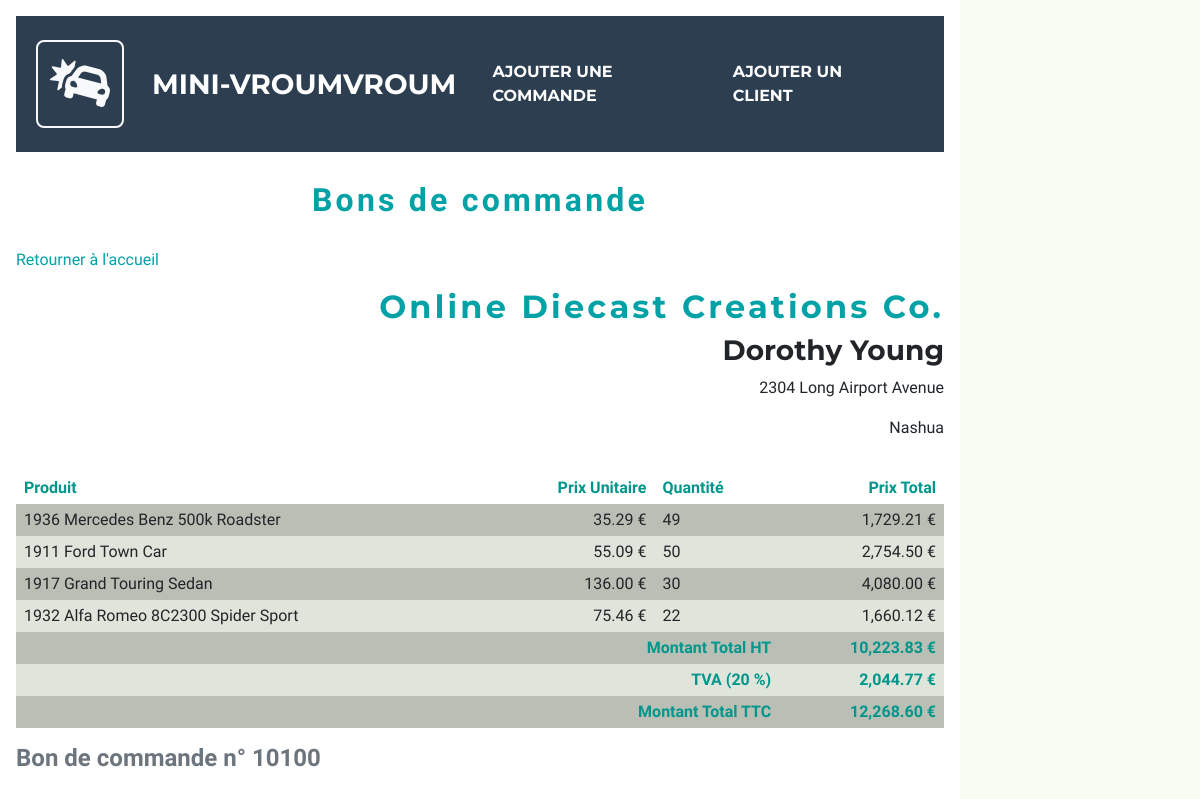
The app's page /order-form.php?orderNumber=10100 with its own data.
### tables this page shows
CREATE TABLE `customers` (
  `customerNumber` int(11) NOT NULL,
  `customerName` varchar(50) NOT NULL,
  `contactLastName` varchar(50) NOT NULL,
  `contactFirstName` varchar(50) NOT NULL,
  `phone` varchar(50) NOT NULL,
  `addressLine1` varchar(50) NOT NULL,
  `addressLine2` varchar(50) DEFAULT NULL,
  `city` varchar(50) NOT NULL,
  `state` varchar(50) DEFAULT NULL,
  `postalCode` varchar(15) DEFAULT NULL,
  `country` varchar(50) NOT NULL,
  `salesRepEmployeeNumber` int(11) DEFAULT NULL,
  `creditLimit` double DEFAULT NULL
);

CREATE TABLE `orderdetails` (
  `orderNumber` int(11) NOT NULL,
  `productCode` varchar(15) NOT NULL,
  `quantityOrdered` int(11) NOT NULL,
  `priceEach` double NOT NULL,
  `orderLineNumber` smallint(6) NOT NULL
);

CREATE TABLE `products` (
  `productCode` varchar(15) NOT NULL,
  `productName` varchar(70) NOT NULL,
  `productLine` varchar(50) NOT NULL,
  `productScale` varchar(10) NOT NULL,
  `productVendor` varchar(50) NOT NULL,
  `productDescription` text NOT NULL,
  `quantityInStock` smallint(6) NOT NULL,
  `buyPrice` double NOT NULL,
  `MSRP` double NOT NULL
);

### src/order-form.php (called while the page is built)
<?php
$pdo = new PDO('mysql:host=localhost;dbname=classicmodels', 'root', '');
$pdo->exec('SET NAMES UTF8');
$query = $pdo->prepare
(
    'SELECT
        customerName,
        contactFirstName,
        contactLastName,
        addressLine1,
        addressLine2,
        city
     FROM customers
     INNER JOIN orders ON orders.customerNumber = customers.customerNumber
     WHERE orderNumber = ?'
);
$query->execute(array($_GET['orderNumber']));
$customer = $query->fetch(PDO::FETCH_ASSOC);
$query = $pdo->prepare
(
    'SELECT
        productName,
        priceEach,
        quantityOrdered,
        priceEach * quantityOrdered AS totalPrice
     FROM orderdetails
     INNER JOIN products ON products.productCode = orderdetails.productCode
     WHERE orderNumber = ?
     ORDER BY orderLineNumber'
);
$query->execute(array($_GET['orderNumber']));
$orderLines = $query->fetchAll(PDO::FETCH_ASSOC);
$query = $pdo->prepare
(
    'SELECT SUM(priceEach * quantityOrdered) AS totalAmount
     FROM orderdetails
     WHERE orderNumber = ?'
);
$query->execute(array($_GET['orderNumber']));
$result = $query->fetch(PDO::FETCH_ASSOC);
$totalAmount = $result['totalAmount'];
include 'templates/order-form.php';

### src/templates/order-form.php (the view, shortened to what this page needs)
<?php
include 'head.php'
?>
    <section>
        <h1>Bons de commande</h1>
        <a href="index.php">Retourner à l'accueil</a>
        <article class="order-form-customer">
            <h2><?= $customer['customerName'] ?></h2>
            <h3><?= $customer['contactFirstName'] ?> <?= $customer['contactLastName'] ?></h3>
            <p><?= $customer['addressLine1'] ?></p>
            <p><?= $customer['city'] ?></p>
        </article>
        <h>
        <table class="standard-table">
            <caption>Bon de commande n° <?= $_GET['orderNumber'] ?></caption>
            <thead>
                <tr>
                    <th>Produit</th>
                    <th class="money-column">Prix Unitaire</th>
                    <th>Quantité</th>
                    <th class="money-column">Prix Total</th>
                </tr>
            </thead>
            <tfoot>
                <tr>
                    <th colspan="3">Montant Total HT</th>
                    <th><?= number_format($totalAmount, 2) ?> €</th>
                </tr>
                <tr>
                    <th colspan="3">TVA (20 %)</th>
                    <th><?= number_format($totalAmount * 0.20, 2) ?> €</th>
                </tr>
                <tr>
                    <th colspan="3">Montant Total TTC</th>
                    <th><?= number_format($totalAmount * 1.20, 2) ?> €</th>
                </tr>
            </tfoot>
            <tbody>
                <?php foreach($orderLines as $orderLine): ?>
                    <tr>
                        <td><?= $orderLine['productName'] ?></td>
                        <td class="money-column"><?= number_format($orderLine['priceEach'], 2) ?> €</td>
                        <td><?= $orderLine['quantityOrdered'] ?></td>
                        <td class="money-column"><?= number_format($orderLine['totalPrice'], 2) ?> €</td>
                    </tr>
                <?php endforeach ?>
            </tbody>
        </table>
    </section>
</body>
</html>

### src/css/order-form.css (style rules this page uses)
a { color: #7F3734; text-decoration: none; transition: color 0.25s; }
body { margin: 0 auto; padding: 1em; min-height: 100%; width: 80%; font-family: 'Open Sans', sans-serif; }
html { height: 100%; background-color: #F8FFF2; }
h1 { color: #00968B; }
.order-form-customer { padding: 1em 0; text-align: right; }
.standard-table { border-collapse: collapse; width: 100%; }
.standard-table caption { padding: 0.5em 0; font-size: 1.5em; font-weight: bold; }
.standard-table tbody tr { transition: background-color 0.25s; }
.standard-table tbody tr:nth-child(even), .standard-table tfoot tr:nth-child(even) { background-color: #DFE5DA; }
.standard-table tbody tr:nth-child(odd), .standard-table tfoot tr:nth-child(odd) { background-color: #BABFB5; }
.standard-table td, .standard-table th { padding: 0.25em 0.5em; }
.standard-table th { color: #00968B; }
.standard-table tfoot tr, .standard-table thead tr { text-align: left; }
.standard-table tfoot tr, .standard-table .money-column { text-align: right; }

### src/css/blog-theme.css (style rules this page uses)
a { color: #01A2A6; transition: all 0.25s; }
body { font-family: 'Dosis', sans-serif; }
h1 { height: 96px; margin: 0; font-family: 'Amatic SC', cursive; line-height: 96px; text-align: center; }
h1, h2 { color: #01A2A6; letter-spacing: 0.1em; }

### records on screen
customers: customerName "Online Diecast Creations Co.", contactFirstName "Dorothy", contactLastName "Young", addressLine1 "2304 Long Airport Avenue", city "Nashua"
orderdetails: productCode.productName "1936 Mercedes Benz 500k Roadster", priceEach "35.29", quantityOrdered "49", totalPrice "1,729.21"
orderdetails: productCode.productName "1911 Ford Town Car", priceEach "55.09", quantityOrdered "50", totalPrice "2,754.50"
orderdetails: productCode.productName "1917 Grand Touring Sedan", priceEach "136.00", quantityOrdered "30", totalPrice "4,080.00"
orderdetails: productCode.productName "1932 Alfa Romeo 8C2300 Spider Sport", priceEach "75.46", quantityOrdered "22", totalPrice "1,660.12"

### other values on screen
$_GET['orderNumber'] "10100"
$totalAmount "10,223.83"
$totalAmount * 0.20 "2,044.77"
$totalAmount * 1.20 "12,268.60"
